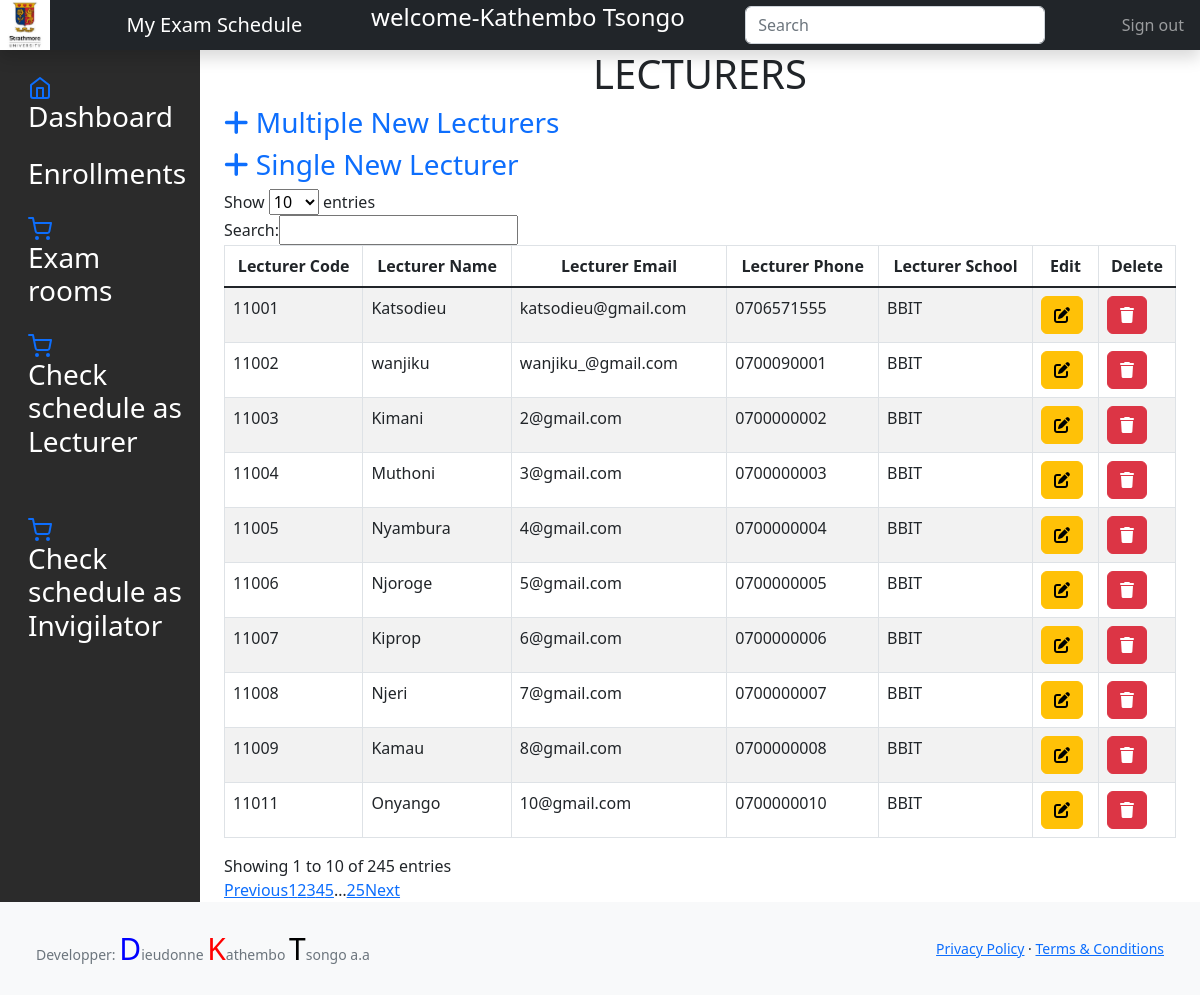
Screenshot of /system/read_lecturers.php (signed in) with the database file from the repository.
### tables this page shows
CREATE TABLE `lecturers` (
  `lecturer_id` int(11) NOT NULL,
  `lecturer_code` int(50) NOT NULL,
  `lecturer_name` varchar(50) NOT NULL,
  `lecturer_email` varchar(30) DEFAULT NULL,
  `lecturer_phone` varchar(30) DEFAULT NULL,
  `lecturer_school` varchar(50) NOT NULL,
  `lecturer_password` varchar(100) NOT NULL,
  `lecturer_role` varchar(30) NOT NULL
);

### system/read_lecturers.php (the view, shortened to what this page needs)
<?php
	  include 'dbcon.php';
	  include 'header.php';
 ?>
<div class="container-fluid">
  <div class="row">
  <?php include 'schooladmin_sidebar.php'; ?>
<main class="col-md-9 ms-sm-auto col-lg-10 px-md-4">
<div class="wrapper">
	<div class="">
		<div class="col-lg-12">
			<div class="panel panel-default">
                <div class="panel-heading">
                    <h1 style="text-align: center;">LECTURERS</h1>
                    <h3><a href="create_multiple_lecturers.php" style="text-decoration:none;"><span class="fas fa-plus"></span>&nbsp;Multiple New Lecturers</a></h3>
                    <h3><a href="create_single_lecturer.php" style="text-decoration:none;"><span class="fas fa-plus"></span>&nbsp;Single New Lecturer</a></h3>
                </div>
                <div class="panel-body">
                	<div class="table-responsive">
						<table cellpadding="0" cellspacing="0" border="0" class="table table-striped table-bordered" id="example">
							<thead>
								<tr>
									<th style="text-align: center;">Lecturer Code</th>
                                    <th style="text-align: center;">Lecturer Name</th>
                                    <th style="text-align: center;">Lecturer Email</th>
                                    <th style="text-align: center;">Lecturer Phone</th>
                                    <th style="text-align: center;">Lecturer School</th>
                                    <th style="text-align: center;">Edit</th>
									<th style="text-align: center;">Delete</th>
								</tr>
							</thead>
							<tbody>
								<?php
									$select_stmt = $conn->prepare("SELECT * FROM lecturers");
									$select_stmt->execute();
									while($row=$select_stmt->fetch(PDO::FETCH_ASSOC))
								{
								?>
							    <tr>
						    		<td><?php echo $row['lecturer_code']; ?></td>
                                    <td><?php echo $row['lecturer_name']; ?></td>
                                    <td><?php echo $row['lecturer_email']; ?></td>
                                    <td><?php echo $row['lecturer_phone']; ?></td>
                                    <td><?php echo $row['lecturer_school']; ?></td>
                                    <td><a href="edit_lecturers.php?update_id=<?php echo $row['lecturer_id']; ?>" class="btn btn-warning"><i class="fas fa-edit"></i></a></td>
									<td><a href="?delete_id=<?php echo $row['lecturer_id']; ?>" class="btn btn-danger"><i class="fas fa-trash"></a></td>
								</tr>
								<?php
								}
								?>
							</tbody>
						</table>
					</div>
                </div>
		    </div>
        </div>
	</div>
</div>
</main>
<?php require 'footer.php' ?>

### rows the page displays
lecturers: lecturer_code "11002", lecturer_name "wanjiku", lecturer_email "wanjiku_@gmail.com", lecturer_phone "0700090001", lecturer_school "BBIT"
lecturers: lecturer_code "11003", lecturer_name "Kimani", lecturer_email "2@gmail.com", lecturer_phone "0700000002", lecturer_school "BBIT"
lecturers: lecturer_code "11004", lecturer_name "Muthoni", lecturer_email "3@gmail.com", lecturer_phone "0700000003", lecturer_school "BBIT"
lecturers: lecturer_code "11005", lecturer_name "Nyambura", lecturer_email "4@gmail.com", lecturer_phone "0700000004", lecturer_school "BBIT"
lecturers: lecturer_code "11006", lecturer_name "Njoroge", lecturer_email "5@gmail.com", lecturer_phone "0700000005", lecturer_school "BBIT"
lecturers: lecturer_code "11007", lecturer_name "Kiprop", lecturer_email "6@gmail.com", lecturer_phone "0700000006", lecturer_school "BBIT"
lecturers: lecturer_code "11008", lecturer_name "Njeri", lecturer_email "7@gmail.com", lecturer_phone "0700000007", lecturer_school "BBIT"
lecturers: lecturer_code "11009", lecturer_name "Kamau", lecturer_email "8@gmail.com", lecturer_phone "0700000008", lecturer_school "BBIT"
lecturers: lecturer_code "11011", lecturer_name "Onyango", lecturer_email "10@gmail.com", lecturer_phone "0700000010", lecturer_school "BBIT"
lecturers: lecturer_code "11001", lecturer_name "Katsodieu", lecturer_email "katsodieu@gmail.com", lecturer_phone "0706571555", lecturer_school "BBIT"

### other values shown
$_SESSION["username"] "Kathembo Tsongo"
